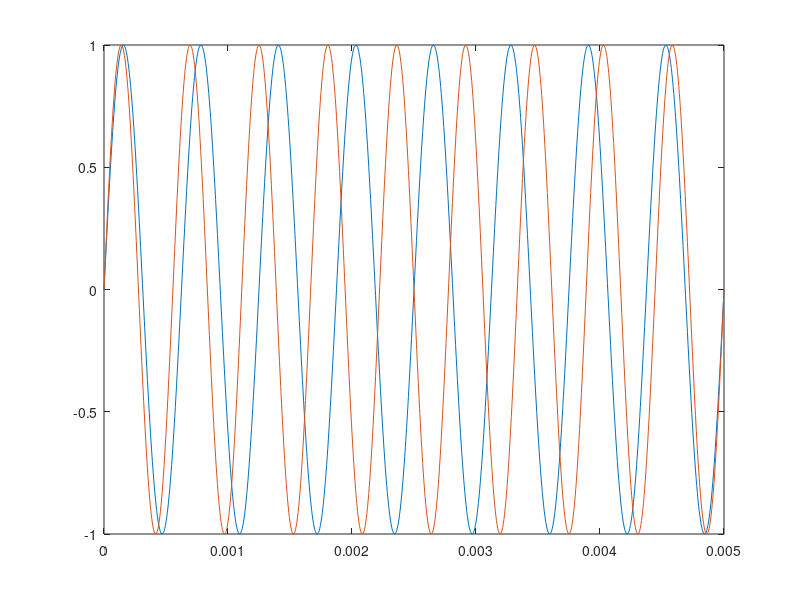

Here is the MATLAB script that generated this plot:
tm = 0.005;
t = 0 : tm / 1000 : tm;
f1 = 1600;
f2 = 1800;

sin1 = sin(2 * pi * f1 * t);
sin2 = sin(2 * pi * f2 * t);

plot(t, sin1);
hold on;

plot(t, sin2);
hold on;

%plot(t, sin1+sin2);
%hold on;
